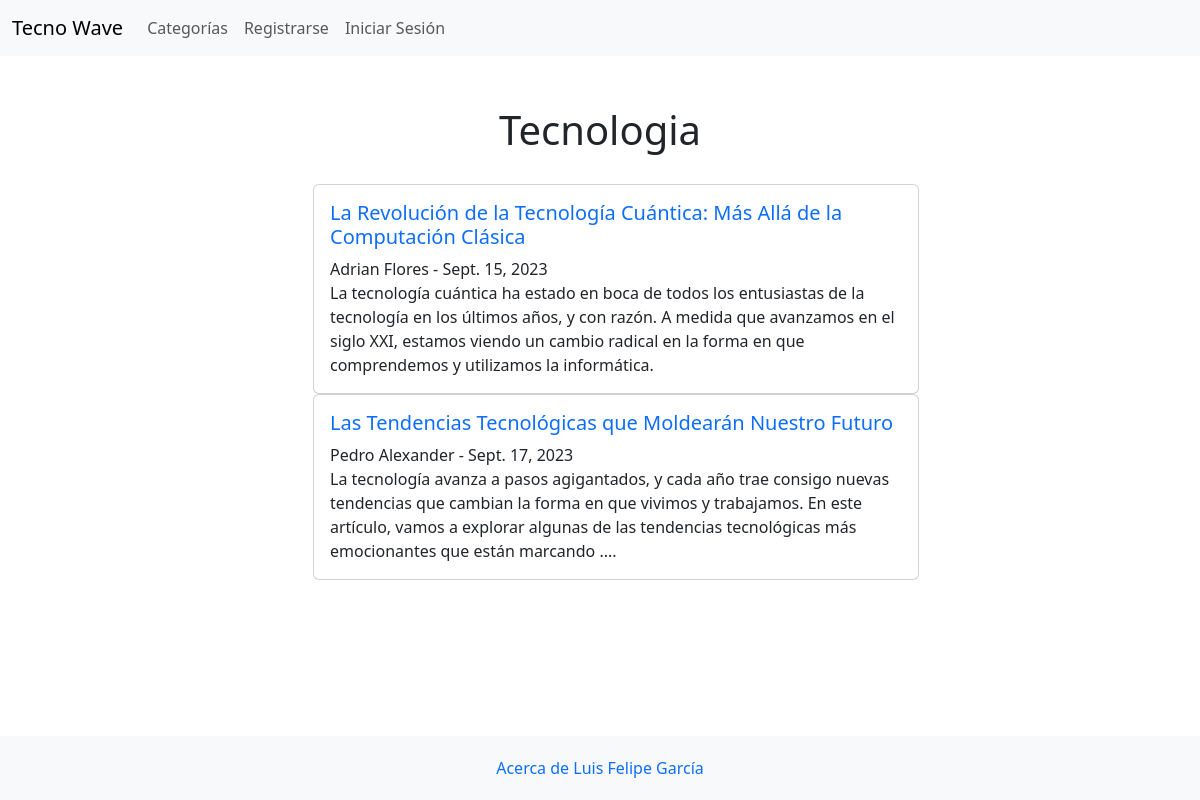
The page /category/tecnologia/ on the database its author committed.
### BlogTecnoWave/models.py (models this page shows, shortened)
class Post(models.Model):
    title = models.CharField(max_length=255)
    header_image = models.ImageField(null=True, blank=True, upload_to="images/")
    title_tag = models.CharField(max_length=255)
    author = models.ForeignKey(User, on_delete=models.CASCADE)
    body = RichTextField(blank=True, null=True)
    post_date = models.DateField(auto_now_add=True)
    category = models.CharField(max_length=255)
    snippet = models.CharField(max_length=255)
    likes = models.ManyToManyField(User, related_name='blog_posts')

### BlogTecnoWave/views.py (the view)
# urls.py: path("category/<str:categories>/", CategoryView, name='Category'),
def CategoryView(request, categories):
    category_posts = Post.objects.filter(category=categories.replace('-',' '))
    return render(request, 'categories.html', {'categories': categories.title().replace('-',' '),'category_posts': category_posts })

### BlogTecnoWave/templates/categories.html (shortened to what this page needs)
{% extends 'base.html' %}
{% block Content %}
    <div style="display: flex; flex-direction:column; align-items:center; justify-content:center; margin: 50px 0 50px 0;">
    {% if category_posts %}
    <h1 style="margin-bottom: 30px;">{{categories}}</h1>
    <ul style="width: 70%; display: flex; flex-direction:column; align-items:center; justify-content:center;">
        {% for post in category_posts %}
            <div class="card w-75">
                <div class="card-body">
                <h5 > <a class="text-decoration-none" href="{% url 'ArticleDetail' post.pk %}">{{  post.title }}</a></h5>
                {{ post.author.first_name }} {{ post.author.last_name }}
                - {{ post.post_date }}
                <p class="card-text"> {{ post.snippet }}</p>
                </div>
            </div>
        {% endfor %}
    </ul>
    {% else %}
        <h2>Lo sentimos no se han creado entradas para esta categoría o esta categoría no existe</h2>
        <p>Regresar a ver todas las <a href="{% url 'CategoryList' %}">categorias</a></p>
    {% endif %}
    </div>
{% endblock Content %}

### static/BlogTecnoWave/css/base.css (style rules this page uses)
body { margin: 0; padding: 0; display: flex; flex-direction: column; min-height: 100vh; }

### rows shown on the page
Post: title "La Revolución de la Tecnología Cuántica: Más Allá de la Computación Clásica", author.first_name "Adrian", author.last_name "Flores", post_date "Sept. 15, 2023", snippet "La tecnología cuántica ha estado en boca de todos los entusiastas de la tecnología en los últimos años, y con razón. A medida que avanzamos en el siglo XXI, estamos viendo un cambio radical en la forma en que comprendemos y utilizamos la informática."
Post: title "Las Tendencias Tecnológicas que Moldearán Nuestro Futuro", author.first_name "Pedro", author.last_name "Alexander", post_date "Sept. 17, 2023", snippet "La tecnología avanza a pasos agigantados, y cada año trae consigo nuevas tendencias que cambian la forma en que vivimos y trabajamos. En este artículo, vamos a explorar algunas de las tendencias tecnológicas más emocionantes que están marcando ...."

### other values the page prints
{{ categories }} "Tecnologia"
